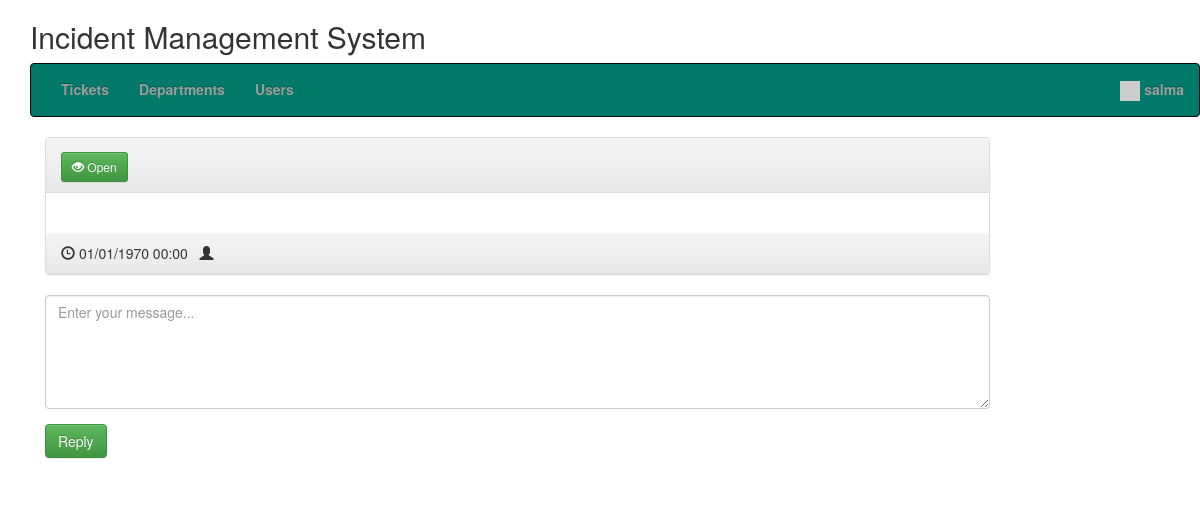
/view_ticket.php?id=662f5dbd96409 (signed in), run on an earlier commit of the app's database.
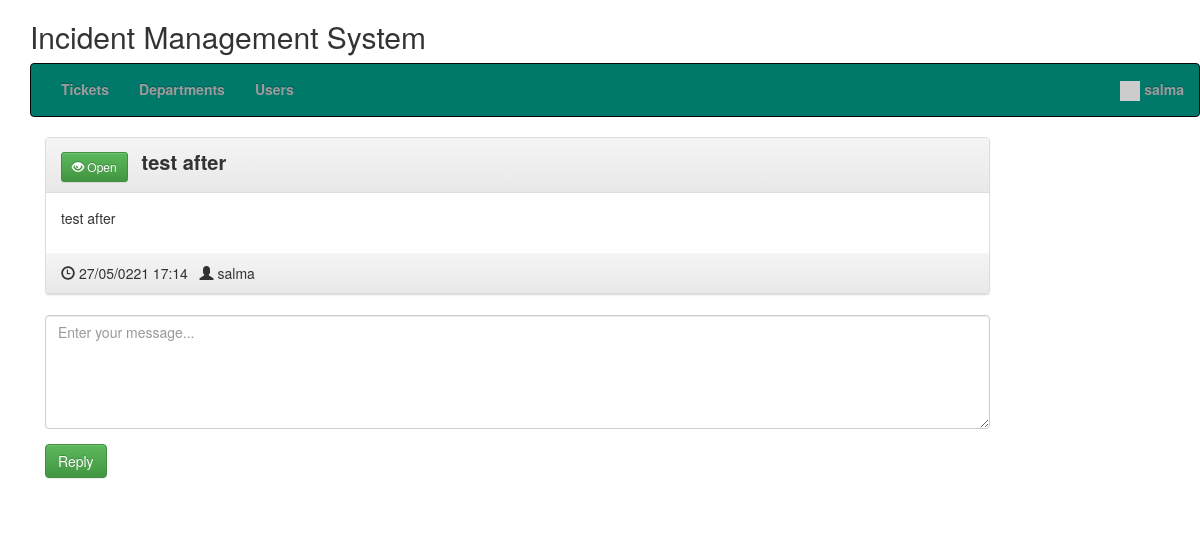
And on a later commit of the database.
### tables this page shows
CREATE TABLE `hd_tickets` (
  `id` int(11) NOT NULL,
  `uniqid` varchar(20) NOT NULL,
  `user` int(11) NOT NULL,
  `title` varchar(250) NOT NULL,
  `init_msg` text NOT NULL,
  `department` int(11) NOT NULL,
  `date` varchar(250) NOT NULL,
  `last_reply` int(11) NOT NULL,
  `user_read` int(11) NOT NULL,
  `admin_read` int(11) NOT NULL,
  `resolved` int(11) NOT NULL,
  `requestor_name` varchar(30) NOT NULL
);

CREATE TABLE `hd_users` (
  `id` int(11) NOT NULL,
  `email` varchar(250) NOT NULL,
  `password` varchar(250) NOT NULL,
  `create_date` datetime NOT NULL DEFAULT current_timestamp(),
  `name` varchar(250) NOT NULL,
  `user_type` enum('admin','user') NOT NULL,
  `status` int(11) NOT NULL
);

### class/Database.php (called while the page is built)
<?php
class Database {
    public function dbConnect() {
        static $DBH = null;
        if (is_null($DBH)) {
			$connection = new mysqli(HOST, USER, PASSWORD, DATABASE);
			if($connection->connect_error){
				die("Error failed to connect to MySQL: " . $connection->connect_error);
			} else {
				$DBH = $connection;
			}
        }
        return $DBH;
    }
}

### init.php (called while the page is built, shortened)
<?php
require 'class/Database.php';
require 'class/Tickets.php';
$tickets = new Tickets;
?>

### class/Tickets.php (the view, shortened to what this page needs)
<?php
class Tickets extends Database {
    private $ticketTable = 'hd_tickets';
	private $dbConnect = false;
	public function __construct(){
        $this->dbConnect = $this->dbConnect();
    }
    public function ticketInfo($id) {
		$sqlQuery = "SELECT t.id, t.uniqid, t.title, t.user, t.init_msg as message, t.date, t.last_reply, t.resolved, u.name as creater, d.name as department
			FROM ".$this->ticketTable." t
			LEFT JOIN hd_users u ON t.user = u.id
			LEFT JOIN hd_departments d ON t.department = d.id
			WHERE t.uniqid = '".$id."'";
		$result = mysqli_query($this->dbConnect, $sqlQuery);
        $tickets = mysqli_fetch_assoc($result);
        return $tickets;
    }
	public function updateTicketReadStatus($ticketId) {
		$updateField = '';
		if(isset($_SESSION["admin"])) {
			$updateField = "admin_read = '1'";
		} else {
			$updateField = "user_read = '1'";
		}
		$updateTicket = "UPDATE ".$this->ticketTable."
			SET $updateField
			WHERE id = '".$ticketId."'";
		mysqli_query($this->dbConnect, $updateTicket);
	}
}

### class/Tickets.php (the view, shortened to what this page needs)
<?php
class Tickets extends Database {
    private $ticketTable = 'hd_tickets';
	private $dbConnect = false;
	public function __construct(){
        $this->dbConnect = $this->dbConnect();
    }
    public function ticketInfo($id) {
		$sqlQuery = "SELECT t.id, t.uniqid, t.title, t.user, t.init_msg as message, t.date, t.last_reply, t.resolved, u.name as creater, d.name as department
			FROM ".$this->ticketTable." t
			LEFT JOIN hd_users u ON t.user = u.id
			LEFT JOIN hd_departments d ON t.department = d.id
			WHERE t.uniqid = '".$id."'";
		$result = mysqli_query($this->dbConnect, $sqlQuery);
        $tickets = mysqli_fetch_assoc($result);
        return $tickets;
    }
	public function updateTicketReadStatus($ticketId) {
		$updateField = '';
		if(isset($_SESSION["admin"])) {
			$updateField = "admin_read = '1'";
		} else {
			$updateField = "user_read = '1'";
		}
		$updateTicket = "UPDATE ".$this->ticketTable."
			SET $updateField
			WHERE id = '".$ticketId."'";
		mysqli_query($this->dbConnect, $updateTicket);
	}
}

### view_ticket.php (shortened to what this page needs)
<?php
include 'init.php';
include('inc/header.php');
$ticketDetails = $tickets->ticketInfo($_GET['id']);
?>
<link rel="stylesheet" href="css/style.css" />
<?php include('inc/container.php');?>
<div class="container">
	<div class="row home-sections">
	<h2>Incident Management System</h2>
	<?php include('menus.php'); ?>
	</div>
	<section class="comment-list">
		<article class="row">
			<div class="col-md-10 col-sm-10">
				<div class="panel panel-default arrow left">
					<div class="panel-heading right">
					<?php if($ticketDetails['resolved']) { ?>
					<button type="button" class="btn btn-danger btn-sm">
					  <span class="glyphicon glyphicon-eye-close"></span> Closed
					</button>
					<?php } else { ?>
					<button type="button" class="btn btn-success btn-sm">
					  <span class="glyphicon glyphicon-eye-open"></span> Open
					</button>
					<?php } ?>
					<span class="ticket-title"><?php echo $ticketDetails['title']; ?></span>
					</div>
					<div class="panel-body">
						<div class="comment-post">
						<p>
						<?php echo $ticketDetails['message']; ?>
						</p>
						</div>
					</div>
					<div class="panel-heading right">
						<span class="glyphicon glyphicon-time"></span>
						<time class="comment-date" datetime="<?php echo date('Y-m-d H:i:s', strtotime($ticketDetails['date'])); ?>">
						<i class="fa fa-clock-o"></i> <?php echo date('d/m/Y H:i', strtotime($ticketDetails['date'])); ?>
						</time>
						&nbsp;&nbsp;<span class="glyphicon glyphicon-user"></span> <?php echo $ticketDetails['creater']; ?>
					</div>
				</div>
			</div>
		</article>
		<form method="post" id="ticketReply">
			<article class="row">
				<div class="col-md-10 col-sm-10">
					<div class="form-group">
						<textarea class="form-control" rows="5" id="message" name="message"
						placeholder="Enter your message..." required></textarea>
					</div>
			</div>
			</article>
			<article class="row">
				<div class="col-md-10 col-sm-10">
					<div class="form-group">
						<input type="submit" name="reply" id="reply" class="btn btn-success" value="Reply" />
					</div>
				</div>
			</article>
		</form>
	</section>
</div>
<?php include('inc/footer.php');?>

What changed in the data, as far as the page shows it:
added hd_tickets: title "test after", init_msg "test after", date "27/05/0221 17:14", hd_users.name "salma"
Also different on the page:
date('d/m/Y H:i', strtotime($ticketDetails['date'])): "01/01/1970 00:00" → (not shown)
